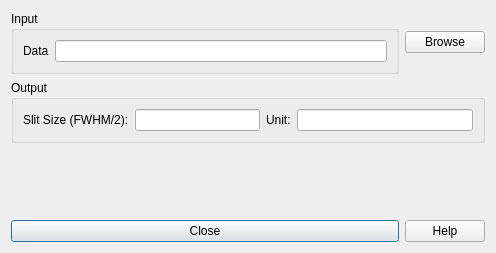
<?xml version="1.0" encoding="UTF-8"?>
<ui version="4.0">
 <class>SlitSizeCalculator</class>
 <widget class="QDialog" name="SlitSizeCalculator">
  <property name="geometry">
   <rect>
    <x>0</x>
    <y>0</y>
    <width>496</width>
    <height>253</height>
   </rect>
  </property>
  <property name="windowTitle">
   <string>Dialog</string>
  </property>
  <property name="windowIcon">
   <iconset resource="main_resources.qrc">
    <normaloff>:/res/ball.ico</normaloff>:/res/ball.ico</iconset>
  </property>
  <property name="toolTip">
   <string/>
  </property>
  <layout class="QGridLayout" name="gridLayout_3">
   <item row="2" column="0">
    <spacer name="verticalSpacer_2">
     <property name="orientation">
      <enum>Qt::Vertical</enum>
     </property>
     <property name="sizeHint" stdset="0">
      <size>
       <width>20</width>
       <height>40</height>
      </size>
     </property>
    </spacer>
   </item>
   <item row="0" column="0">
    <widget class="QGroupBox" name="groupBox">
     <property name="title">
      <string>Input</string>
     </property>
     <layout class="QGridLayout" name="gridLayout">
      <item row="0" column="0">
       <layout class="QHBoxLayout" name="horizontalLayout">
        <item>
         <widget class="QLabel" name="label">
          <property name="text">
           <string>Data</string>
          </property>
         </widget>
        </item>
        <item>
         <widget class="QLineEdit" name="deltaq_in">
          <property name="minimumSize">
           <size>
            <width>300</width>
            <height>21</height>
           </size>
          </property>
          <property name="readOnly">
           <bool>true</bool>
          </property>
         </widget>
        </item>
       </layout>
      </item>
     </layout>
    </widget>
   </item>
   <item row="3" column="0">
    <widget class="QPushButton" name="closeButton">
     <property name="toolTip">
      <string>&lt;html&gt;&lt;head/&gt;&lt;body&gt;&lt;p&gt;Close this window.&lt;/p&gt;&lt;/body&gt;&lt;/html&gt;</string>
     </property>
     <property name="text">
      <string>Close</string>
     </property>
    </widget>
   </item>
   <item row="1" column="0" colspan="2">
    <widget class="QGroupBox" name="groupBox_2">
     <property name="title">
      <string>Output</string>
     </property>
     <layout class="QGridLayout" name="gridLayout_2">
      <item row="0" column="0">
       <layout class="QHBoxLayout" name="horizontalLayout_2">
        <item>
         <widget class="QLabel" name="label_3">
          <property name="text">
           <string>Slit Size (FWHM/2):</string>
          </property>
         </widget>
        </item>
        <item>
         <widget class="QLineEdit" name="lengthscale_out">
          <property name="minimumSize">
           <size>
            <width>125</width>
            <height>21</height>
           </size>
          </property>
          <property name="readOnly">
           <bool>true</bool>
          </property>
         </widget>
        </item>
       </layout>
      </item>
      <item row="0" column="1">
       <layout class="QHBoxLayout" name="horizontalLayout_3">
        <item>
         <widget class="QLabel" name="label_2">
          <property name="text">
           <string>Unit:</string>
          </property>
         </widget>
        </item>
        <item>
         <widget class="QLineEdit" name="lineEdit">
          <property name="minimumSize">
           <size>
            <width>120</width>
            <height>21</height>
           </size>
          </property>
         </widget>
        </item>
       </layout>
      </item>
     </layout>
    </widget>
   </item>
   <item row="0" column="1">
    <widget class="QPushButton" name="browseButton">
     <property name="toolTip">
      <string>&lt;html&gt;&lt;head/&gt;&lt;body&gt;&lt;p&gt;Compute the thickness or diameter.&lt;/p&gt;&lt;/body&gt;&lt;/html&gt;</string>
     </property>
     <property name="text">
      <string>Browse</string>
     </property>
    </widget>
   </item>
   <item row="3" column="1">
    <widget class="QPushButton" name="helpButton">
     <property name="toolTip">
      <string>&lt;html&gt;&lt;head/&gt;&lt;body&gt;&lt;p&gt;Help using the Kiessing fringe calculator.&lt;/p&gt;&lt;/body&gt;&lt;/html&gt;</string>
     </property>
     <property name="text">
      <string>Help</string>
     </property>
    </widget>
   </item>
  </layout>
 </widget>
 <resources>
  <include location="main_resources.qrc"/>
 </resources>
 <connections/>
</ui>
